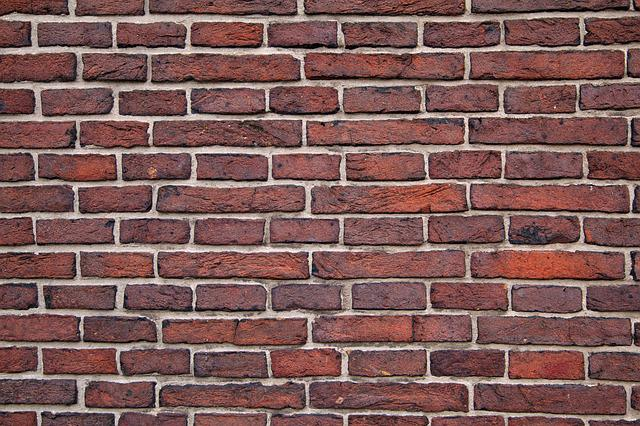
#> input picture images/brick.jpg, 640 x 426 px
$ python '블러링.py'   (older library calls are emulated)
#> lines starting #> are read from the running program, lines starting #| are printed output that depends on the picture
# Blurring, Smoothing
# https://setosa.io/ev/image-kernels/
# 목적 : 이미지를 흐리게 blur처리 함으로서 노이지 및 손상을 줄이기 위함
# 컨볼루션 계산 적용
# 1) 이미지의 특정 부분에 커널을 적용하여 컨볼루션 계산을 거쳐 필터링
# 2) 커널 사이즈에 맞게 이미지의 특정 픽셀의 주변 값의 평균값이 해당 픽셀에 대체 적용됨
import cv2
import numpy as np
import matplotlib.pyplot as plt

img = cv2.imread('images/brick.jpg')
#> img is the input picture: shape (426, 640, 3); mean B, G, R 88, 90.4, 125.8
img = cv2.cvtColor(img, cv2.COLOR_BGR2RGB)
img = cv2.pyrUp(img,
                borderType=cv2.BORDER_DEFAULT)
#> img: shape (852, 1280, 3)

# 감마 교정
# 이미지의 밝기를 조절
# 1보다 작게 하면 밝기 증가

gamma = 0.4
result = np.uint8(255 * np.power(img / 255, gamma))
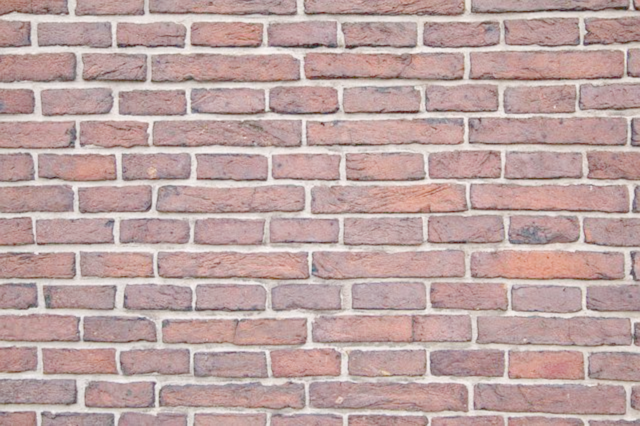
#> result: shape (852, 1280, 3) (shown at 1/2 size); mean R, G, B 189.2, 163.7, 161.8

# plt.imshow(result)
# plt.show()


font = cv2.FONT_HERSHEY_COMPLEX
org = cv2.putText(img, text='brick', org=(180, 520),
                  fontFace=font, fontScale=12, color=(0, 255, 0), thickness=4)
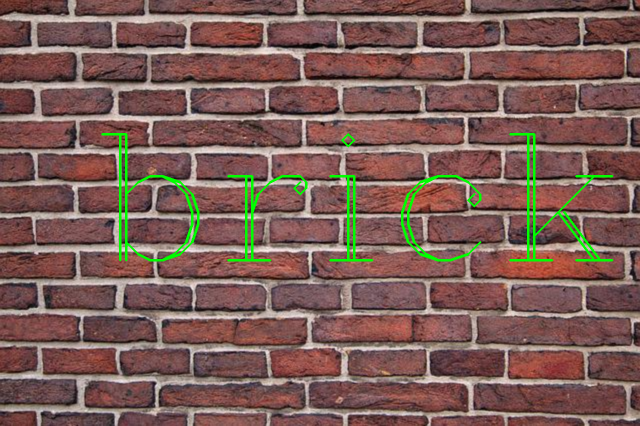
#> org: shape (852, 1280, 3) (shown at 1/2 size); mean R, G, B 123.4, 93.4, 86.3

#########################################################################################################
# 직접 커널 만들기
kernel = np.ones(shape=(5, 5), dtype=np.float32)/25
# 5x5 크기의 커널
# 커널의 사이즈(shape)가 넓어질 수록 평균값을 내는 데 있어 더 많은 영역의 픽셀을 활용하므로 더욱 blur처리된 이미지가 됨
# convolution 계산을 할 때 커널을 이미지의 특정 픽셀에 적용 후 다 더한 값을 커널의 총 합으로 나누기 때문에 마지막에 커널의 총합인 25를 나눠준다
print(kernel)

# 이미지에 커널 적용시키기
# 1. 이미지에 2d filter 적용
# 간단하게 커널 안의 픽셀들의 값을 평균을 내는 것, 이 평균값으로 현재 픽셀의 값을 대체
# cv2.filter2D(src, ddepth, kernel, dst=None, anchor=None, delta=None, borderType=None) -> dst
# src : 입력 이미지
# ddepth : 출력 영상 데이터 타입. (e.g) cv2.CV_8U, cv2.CV_32F, cv2.CV_64F, -1을 지정하면 src와 같은 타입의 dst 영상을 생성
# kernel: 필터 마스크 행렬. 실수형.
# anchor: 고정점 위치. (-1, -1)이면 커널 중앙을 고정점으로 사용
# delta: 추가적으로 더할 값
# borderType: 가장자리 픽셀 확장 방식
# dst: 출력 영상
dst = cv2.filter2D(img, -1, kernel)

merged = np.hstack((org, dst))
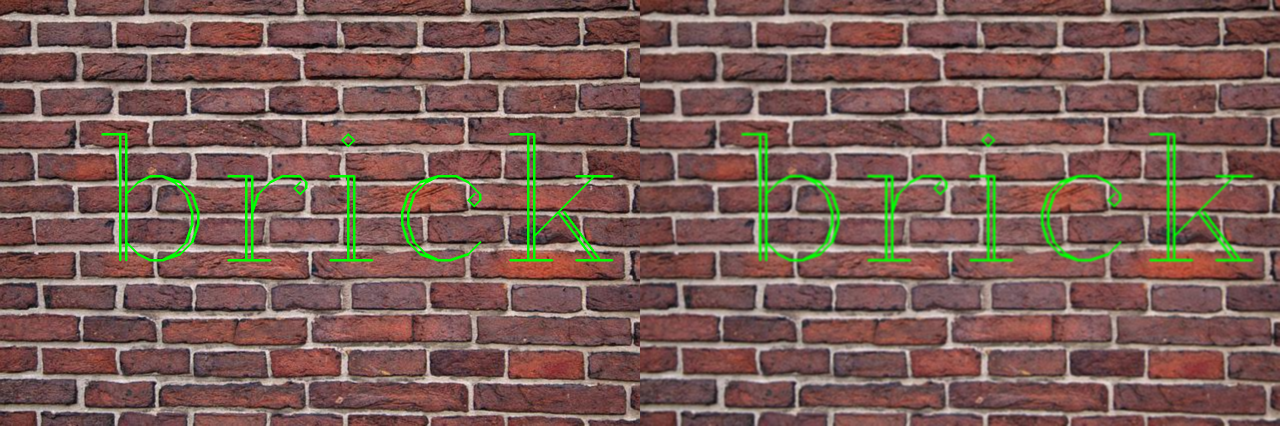
#> merged: shape (852, 2560, 3) (shown at 1/2 size); mean R, G, B 123.4, 93.4, 86.3
plt.figure(figsize=(16, 9))
plt.title('cv2.filter2D')
plt.imshow(merged)
plt.show()

#########################################################################################################
# 2. cv2.blur(src, kernel size) 사용하여 자동으로 커널 만들어 적용하기
dst = cv2.blur(org, (8, 8))
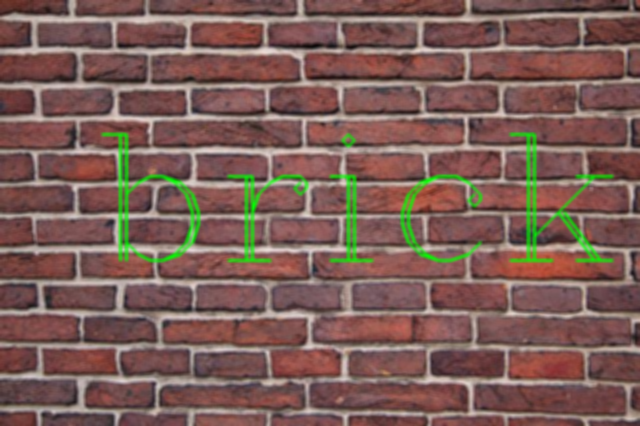
#> dst: shape (852, 1280, 3) (shown at 1/2 size); mean R, G, B 123.4, 93.4, 86.4
# (8,8)크기의 커널을 생성해 자동으로 org 이미지에 적용시켜줌

merged = np.hstack((org, dst))
plt.figure(figsize=(16, 9))
plt.title('cv2.blur')
plt.imshow(merged)
plt.show()

#########################################################################################################
# 3. cv2.GaussianBlur(src, ksize, sigmaX)
# kernel 적용한 이미지 상의 특정 픽셀에 더 많은 가중치가 적용되고 멀리 있는 픽셀은 작은 가중치가 적용됨
# ksize -> 양수의 '홀수'로 지정

gaussian = cv2.GaussianBlur(org, (5, 5), 10)

merged = np.hstack((org, gaussian))
plt.figure(figsize=(16, 9))
plt.title('Gaussian Blur')
plt.imshow(merged)
plt.show()

#########################################################################################################
# 4. cv2.medianBlur(src, ksize)
# 위의 방식들처럼 커널  안의 값들을 지정하지 않고 커널 사이즈만 지정
# 커널에 적용된 이미지 상의 픽셀 주변의 픽셀 값들을 정렬(sort)하여 그 중 중간값으로 해당 픽셀을 대체
# salt-and-pepper noise(소금 후추 노이즈 -> 이미지 상의 희고 검은 불규칙한 노이즈) 제거에 효과적

median = cv2.medianBlur(org, 5)

merged = np.hstack((org, median))
plt.figure(figsize=(16, 9))
plt.title('Median Blur')
plt.imshow(merged)
plt.show()

#########################################################################################################
# 5. cv2.bilateralFilter(src, d, sigmaColor, sigmaSpace)
# 지금까지의 Blur처리는 경계선까지 Blur처리가 되어, 경계선이 흐려짐
# Bilateral Filtering(양방향 필터)은 경계선을 유지하면서 Gaussian Blur처리를 해주는 방법
# 이미지의 윤곽은 샤프하게 살려두고 노이즈를 제거하는 데에는 아주 효과적
# Gaussian 필터를 적용하고, 또 하나의 Gaussian 필터를 주변 pixel까지 고려하여 적용하는 방식
# src : 8-bit, 1 or 3 Channel image
# d : filtering시 고려할 주변 pixel 지름
# sigmaColor : Color를 고려할 공간. 숫자가 크면 멀리 있는 색도 고려함
# sigmaSpace : 숫자가 크면 멀리 있는 pixel도 고려함

# noisy한 이미지 가져오기
noisy = cv2.imread('images/noisy.png')
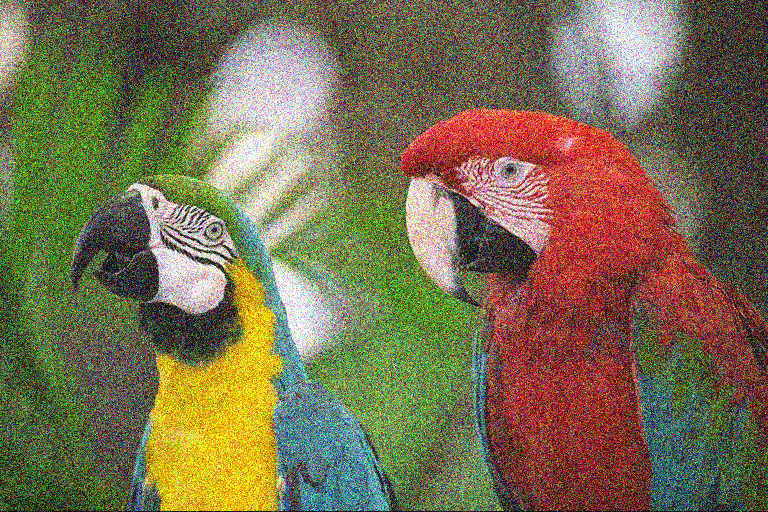
#> input picture images/noisy.png, 768 x 512 px
#> noisy is the input picture: shape (512, 768, 3); mean B, G, R 79.2, 110.3, 120.8
noisy = cv2.cvtColor(noisy, cv2.COLOR_BGR2RGB)

# medianblur와 bilateralFilter 비교
median = cv2.medianBlur(noisy, 5)
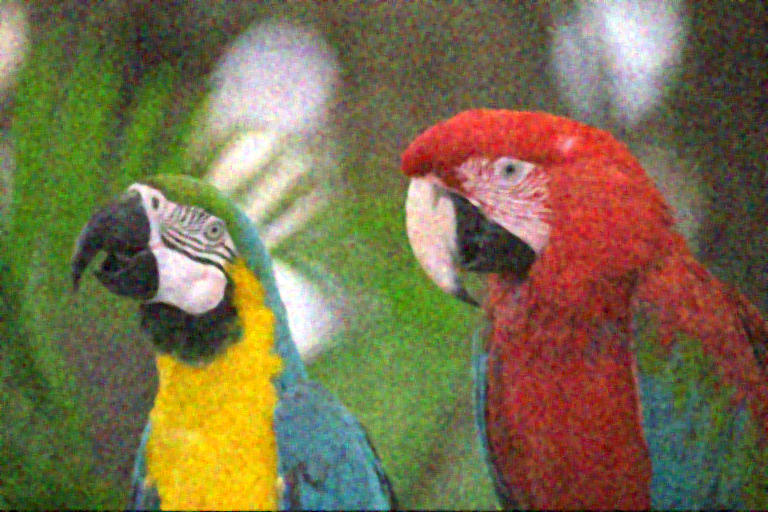
#> median: shape (512, 768, 3); mean R, G, B 121.5, 109.7, 75.9
bilateral = cv2.bilateralFilter(noisy, 9, 75, 75)

merged = np.hstack((noisy, median, bilateral))
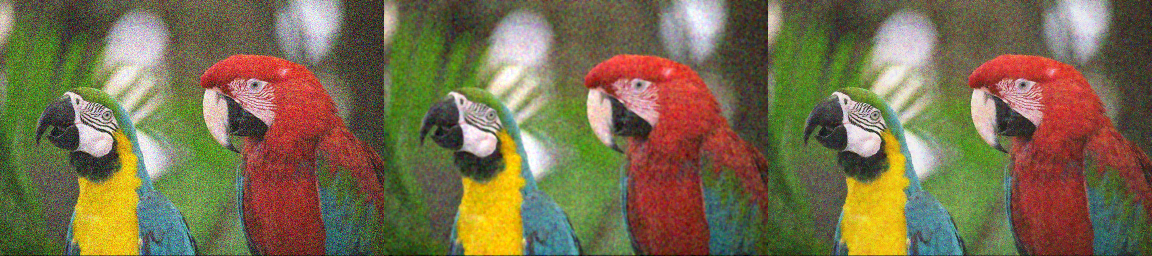
#> merged: shape (512, 2304, 3) (shown at 1/2 size); mean R, G, B 121, 110, 77.7
plt.figure(figsize=(16, 9))
plt.title('original, median blur, bilateral filter')
plt.imshow(merged)
plt.show()
